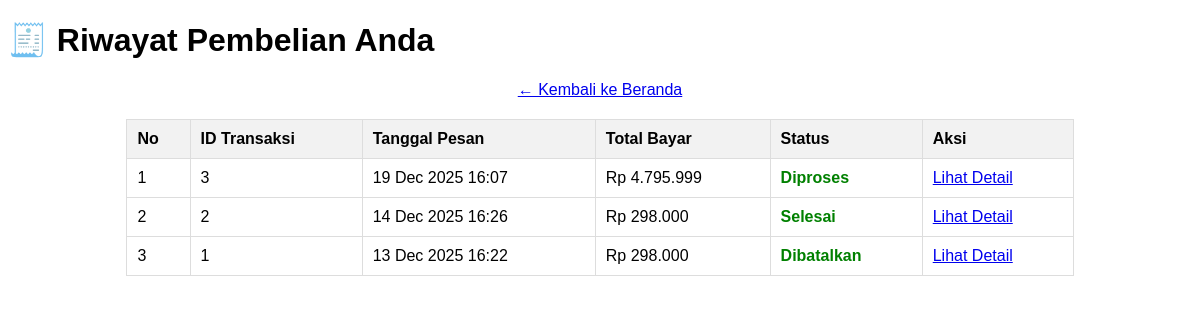
The page /riwayat_pesanan.php (signed in) on the database its author committed.
### tables this page shows
CREATE TABLE `transaksi` (
  `id_transaksi` int(11) NOT NULL,
  `id_user` int(11) NOT NULL,
  `tanggal_pesan` datetime NOT NULL,
  `total_bayar` decimal(10,2) NOT NULL,
  `status` varchar(50) NOT NULL DEFAULT 'Menunggu Pembayaran'
);

### riwayat_pesanan.php (the view, shortened to what this page needs)
<?php
include 'koneksi.php';
$id_user = $_SESSION['id_user'];
?>
<!DOCTYPE html>
<html lang="id">
<head>
</head>
<body>
    <h1>🧾 Riwayat Pembelian Anda</h1>
    <p style="text-align: center;"><a href="index.php">← Kembali ke Beranda</a></p>
    <table>
        <thead>
            <tr>
                <th>No</th>
                <th>ID Transaksi</th>
                <th>Tanggal Pesan</th>
                <th>Total Bayar</th>
                <th>Status</th>
                <th>Aksi</th>
            </tr>
        </thead>
        <tbody>
            <?php
            $no = 1;
            $query = "SELECT id_transaksi, tanggal_pesan, total_bayar, status FROM transaksi WHERE id_user = ? ORDER BY tanggal_pesan DESC";
            $stmt = $koneksi->prepare($query);
            $stmt->bind_param("i", $id_user);
            $stmt->execute();
            $result = $stmt->get_result();
            if ($result->num_rows > 0):
                while($data = $result->fetch_assoc()):
            ?>
                <tr>
                    <td><?php echo $no++; ?></td>
                    <td><?php echo $data['id_transaksi']; ?></td>
                    <td><?php echo date('d M Y H:i', strtotime($data['tanggal_pesan'])); ?></td>
                    <td>Rp <?php echo number_format($data['total_bayar'], 0, ',', '.'); ?></td>
                    <td>
                        <span class="<?php echo strtolower(str_replace(' ', '', $data['status'])) == 'menunggupembayaran' ? 'pending' : 'success'; ?>">
                            <?php echo htmlspecialchars($data['status']); ?>
                        </span>
                    </td>
                    <td>
                        <a href="detail_pesanan.php?id=<?php echo $data['id_transaksi']; ?>">Lihat Detail</a>
                    </td>
                </tr>
            <?php endwhile; ?>
            <?php else: ?>
                <tr>
                    <td colspan="6" style="text-align: center;">Anda belum memiliki riwayat pembelian.</td>
                </tr>
            <?php endif; ?>
        </tbody>
    </table>
</body>
</html>

### riwayat_pesanan.php (style rules this page uses)
body { font-family: Arial, sans-serif; }
table { width: 80%; border-collapse: collapse; margin: 20px auto; }
th, td { border: 1px solid #ddd; padding: 10px; text-align: left; }
th { background-color: #f2f2f2; }
.success { color: green; font-weight: bold; }

### rows shown on the page
transaksi: id_transaksi "3", tanggal_pesan "19 Dec 2025 16:07", total_bayar "4.795.999", status "Diproses"
transaksi: id_transaksi "2", tanggal_pesan "14 Dec 2025 16:26", total_bayar "298.000", status "Selesai"
transaksi: id_transaksi "1", tanggal_pesan "13 Dec 2025 16:22", total_bayar "298.000", status "Dibatalkan"
